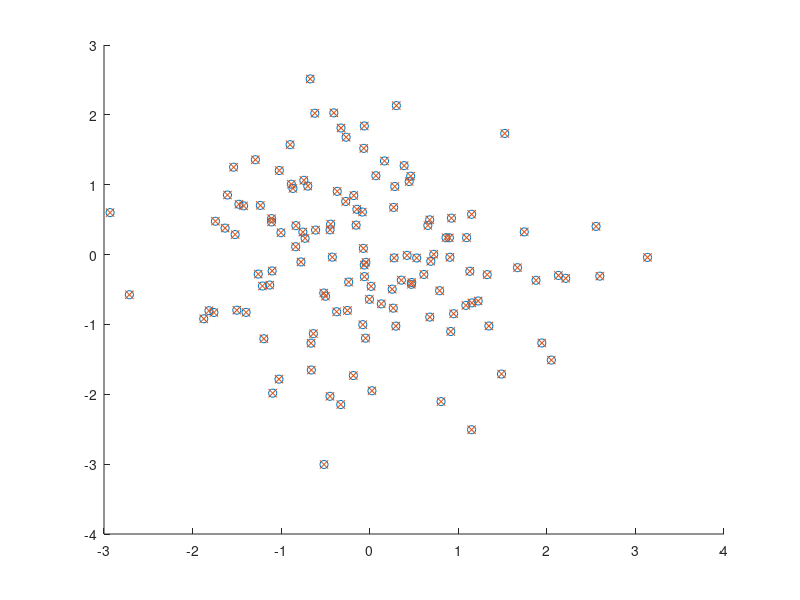
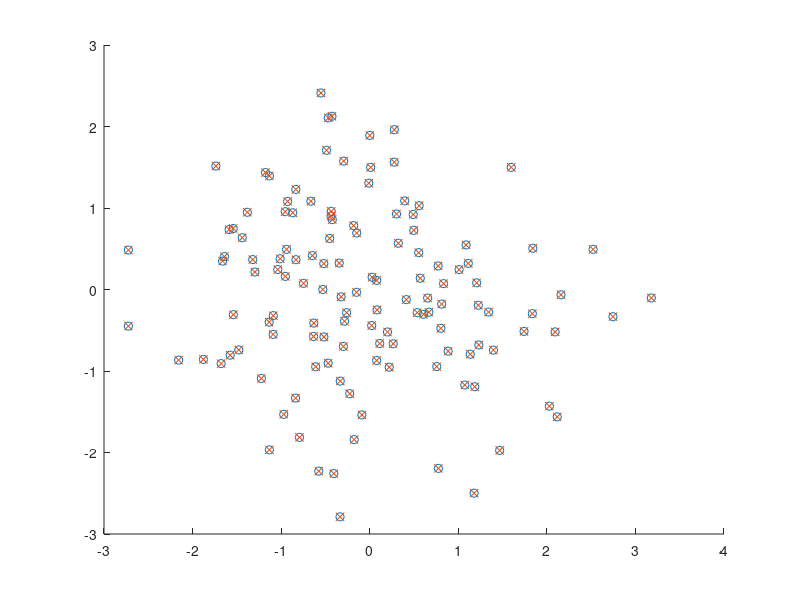
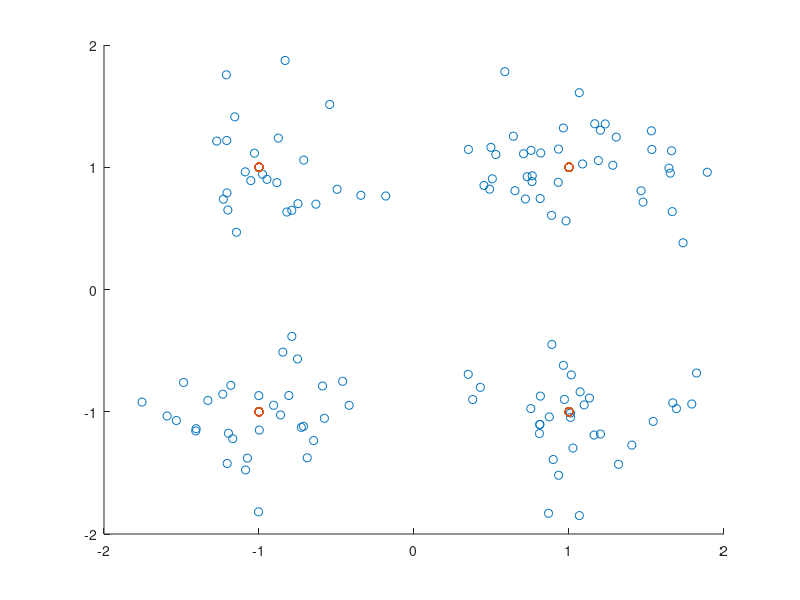
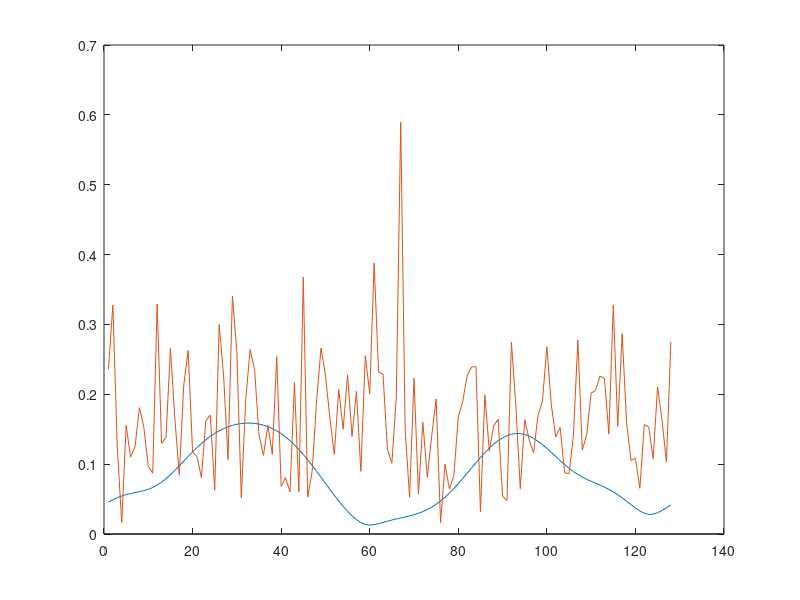

MATLAB code for these plots, in order:
clc; close all; clear;

N = 128; % Sequence lengh
L = 8; % Responce Length
Packets = 1;
X = [1 + 1i, -1 + 1i, 1 - 1i, -1 - 1i ];


snr_db = 15;
BER_snr = zeros(size(snr_db,2),1);
tic;
for snr = 1 : size(snr_db,2)
    %AWGN regarding SNR
    N_0 = 1/( 10^(snr_db(snr)/10) );
    
    err_bits = 0;
    for pac = 1:Packets
        % Channel response
        h = (randn(L,1) + 1i*randn(L,1))*sqrt(1/(2*L));
        h_tilde = (1/sqrt(N))*fft(h,N);
        
        % 4-QAM data block
        d = sign(-1+2*rand(N,1)) + 1i*sign(-1+2*rand(N,1));
        d_tilde = (1/sqrt(N))*fft(d,N);

        % Channel input
        x = [d(N-L+2 : N) ; d];
        
        % Channel noise
        w = ( randn(N,1) + 1i*randn(N,1) )*sqrt(N_0/2);
        w_tilde = (1/sqrt(N))*fft(w,N);
        
        % Received Signal
        y = zeros(N+L-1,1);
        for m = L : N+L-1
            for l = 0 : L-1
                y(m) = y(m) + h(l+1)*x(m-l);
            end
        end
        y = y(L : end);
        
        y_tilde = sqrt(N)*h_tilde.*d_tilde;
        
        %N-Parallel - Frequency Selective Comparison
        y_freq = sqrt(N)*ifft(y_tilde,N);
        
        figure;
        scatter(real(y),imag(y),'o');
        hold on
        scatter(real(y_freq),imag(y_freq),'x');
        
        y = y + w;
        y_tilde = y_tilde + w_tilde;
        y_freq_noise = sqrt(N)*ifft(y_tilde);
        
        figure;
        scatter(real(y),imag(y),'o');
        hold on
        scatter(real(y_freq_noise),imag(y_freq_noise),'x');
        
        
        y_dec = y_tilde./h_tilde;
        d_rec = ifft(y_dec,N);
        figure;
        scatter(real(d_rec),imag(d_rec));
        hold on
        scatter(real(d),imag(d));
        
        %Decision
        d_dist = zeros(4,N);
        d_dist(1,:) = abs(d_rec-X(1)).^2;
        d_dist(2,:) = abs(d_rec-X(2)).^2;
        d_dist(3,:) = abs(d_rec-X(3)).^2;
        d_dist(4,:) = abs(d_rec-X(4)).^2;

        decision_matrix = zeros(N,1);
        for k = 1:N
            min_dist = find( d_dist(:,k) == min(d_dist(:,k)) );
            decision_matrix(k) = X(min_dist(1));
        end

        error_matrix = d-decision_matrix;
        error_indices = find(error_matrix);
        
        err_bits = err_bits + sum( abs( (error_matrix).^2 )/4 );
        
        figure;
        plot(1:N,abs(h_tilde))
        hold on
        plot(1:N,abs(w_tilde))
        stem(error_indices,abs(h_tilde(error_indices)))
        
        figure;
        plot(1:N,abs(h_tilde))
        hold on
        plot(1:N,abs(w_tilde))
        stem(error_indices,abs(w_tilde(error_indices)))
    end
    
    BER_snr(snr) = err_bits/(N*Packets);
end
toc;
